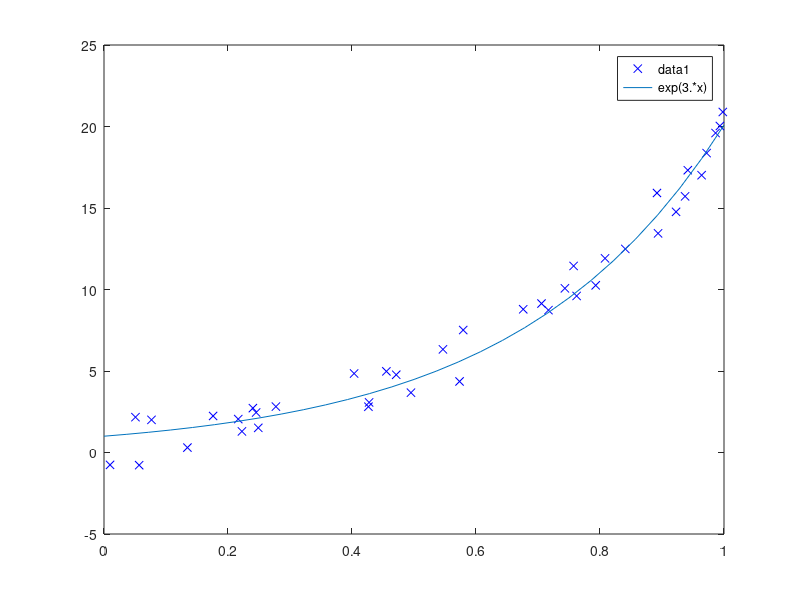

MATLAB code to generate this figure:
x = rand(40,1);
y = exp(3*x) + randn(40,1);
plot(x,y,'bx');
hold on;
fplot('exp(3*x)',[0 1]);
hold on;

x_train = x(1:20);
y_train = y(1:20);
x_test = x(21:40);

X = [ones(20,1) x_train];

w = (X'*X)\ (X' * y_train);




